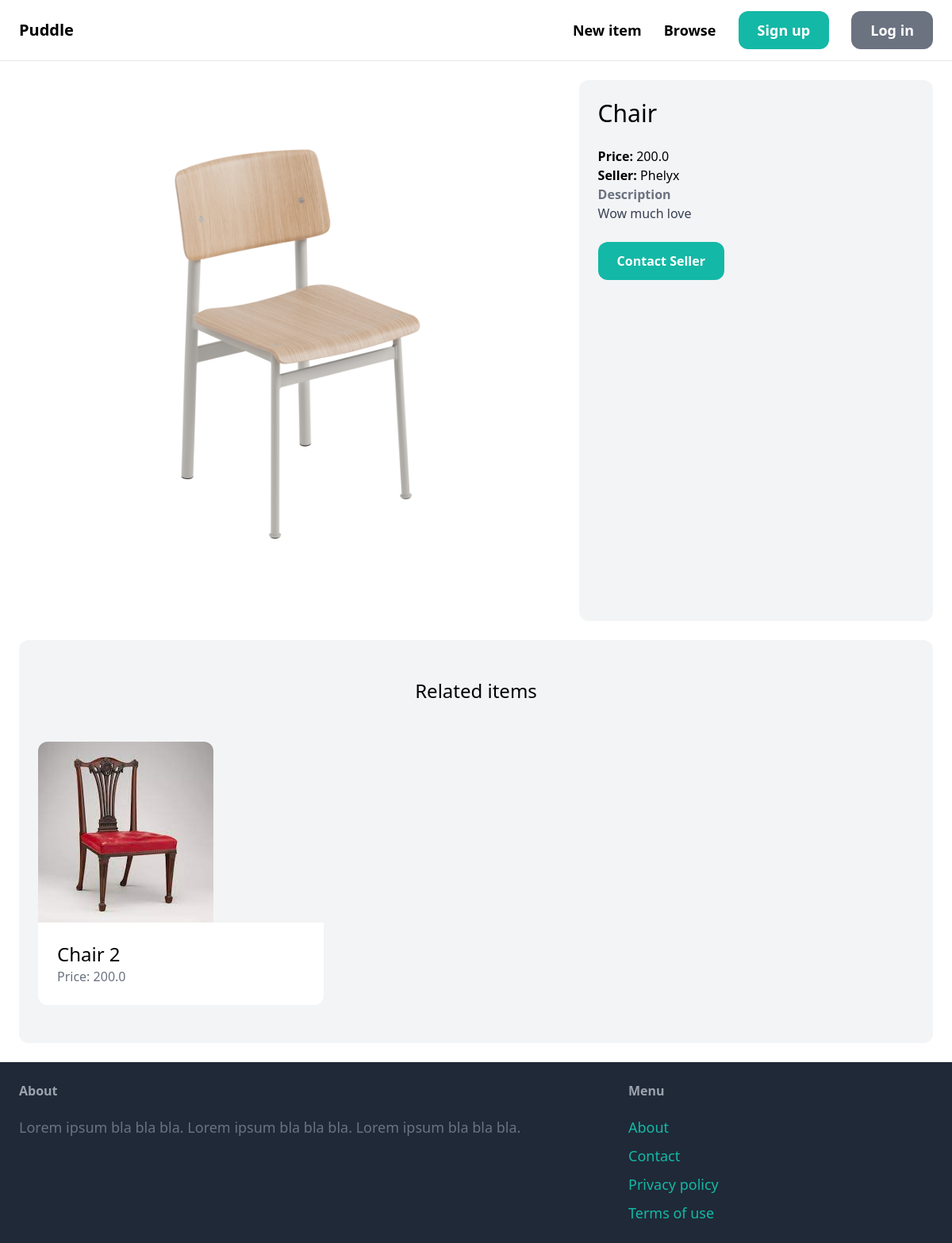
/items/6/, run on the app's committed database.
### item/models.py (models this page shows, shortened)
class Item(models.Model):
    category = models.ForeignKey(Category, related_name='items', on_delete=models.CASCADE)
    name = models.CharField(max_length=255)
    description = models.TextField(blank=True, null=True)
    price = models.FloatField()
    image = models.ImageField(upload_to='item_images', blank=True, null=True)
    is_sold = models.BooleanField(default=False)
    created_by = models.ForeignKey(User, related_name='items', on_delete=models.CASCADE)
    created_at = models.DateTimeField(auto_now_add=True)

### item/views.py (the view)
# urls.py: path('<int:pk>/', views.detail, name='detail'),
def detail(request, pk):
    item = get_object_or_404(Item, pk=pk)
    related_items = Item.objects.filter(category=item.category, is_sold=False).exclude(pk=pk)[:3]
    return render(request, 'item/detail.html', {
        'item': item,
        'related_items': related_items
    })

### item/templates/item/detail.html (shortened to what this page needs)
{% extends 'core/base.html' %}
{% block content %}
<div class="grid grid-cols-5 gap-6">
    <div class="col-span-3">
        <img src="{{ item.image.url }}" class="rounded-xl">
    </div>
    <div class="col-span-2 p-6 bg-gray-100 rounded-xl">
        <h1 class="mb-6 text-3xl">{{ item.name }}</h1>
        <p class="text-gray-500>"><strong>Price: </strong>{{ item.price }}</p>
        <p class="text-gray-500>"><strong>Seller: </strong>{{ item.created_by.username }}</p>
        {% if item.description %}
        <p class="text-gray-700">
            <strong class="text-gray-500">Description</strong><br>
            {{ item.description }}
        </p>
        {% endif %}
        {% if request.user == item.created_by %}
            <div class="mt-6 p-6 bg-white rounded-xl">
                <p>This is your item!</p>
                <a href="{% url 'item:edit' item.id %}" class="inline-block mt-6 px-6 py-3 text-lg font-semibold bg-teal-500 text-white rounded-xl">Edit</a>
                <a href="{% url 'item:delete' item.id %}" class="inline-block mt-6 px-6 py-3 text-lg font-semibold bg-red-500 text-white rounded-xl">Delete</a>
            </div>
        {% else %}
            <a href="{% url 'conversation:new' item.id %}" class="inline-block mt-6 px-6 py-3 text-lg- font-semibold bg-teal-500 text-white rounded-xl hover:bg-teal-700">Contact Seller</a>
        {% endif %}
    </div>
</div>
<div class="mt-6 px-6 py-12 bg-gray-100 rounded-xl">
    <h2 class="mb-12 text-2xl text-center">Related items</h2>
    <div class="grid grid-cols-3 gap-3">
        {% for item in related_items %}
        <div>
            <a href="{% url 'item:detail' item.id %}">
                <div>
                    <img src="{{item.image.url}}" class="rounded-t-xl">
                </div>
                <div class="p-6 bg-white rounded-b-xl">
                    <h2 class="text-2xl">{{item.name}}</h2>
                    <p class="text-gray-500">Price: {{item.price}}</p>
                </div>
            </a>
        </div>
        {% endfor %}
    </div>
</div>
{% endblock %}

### data on the page
Item: image (picture), name "Chair", price "200.0", created_by.username "Phelyx", description "Wow much love"
Item: image (picture), name "Chair 2", price "200.0"
